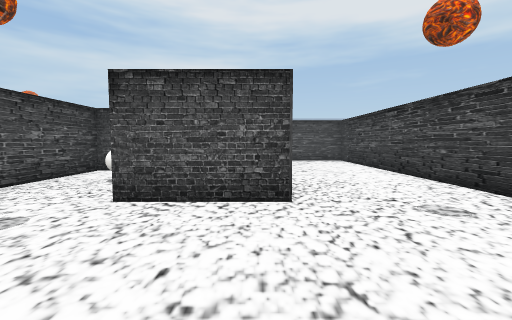
View 1 (above)

14 first-person views from a walk through a scene from a Unity 3-D project. The camera is 1.5 m above the floor, tilts 4° down and sees 90° across. The floor is counted in squares, 2 m on a side. Each view is taken from the middle of a square. On the plan, view 1 faces up. The plan holds only what a view shows up to about 9 squares ahead; the rest is blank. Some surface patterns are stand-ins.

View 2
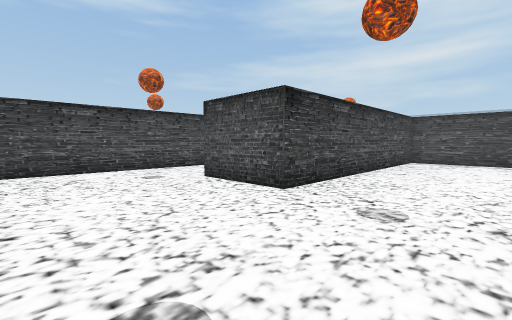

View 3
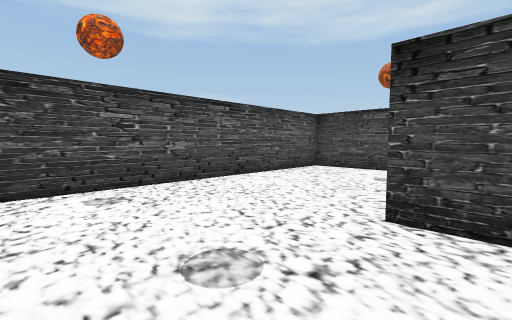

View 4
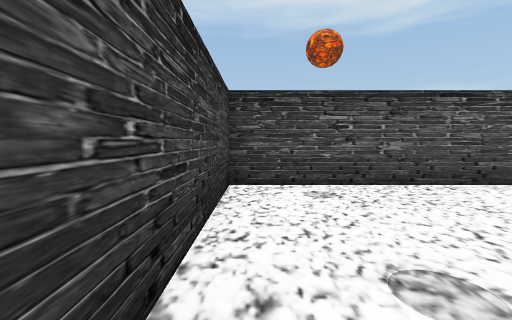

View 5
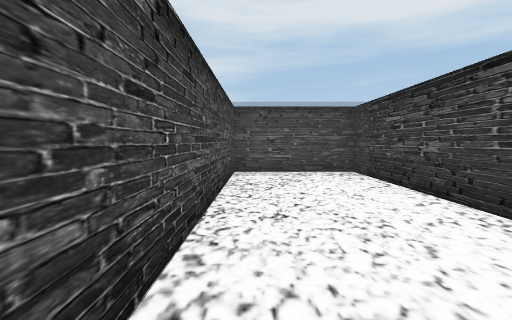

View 6
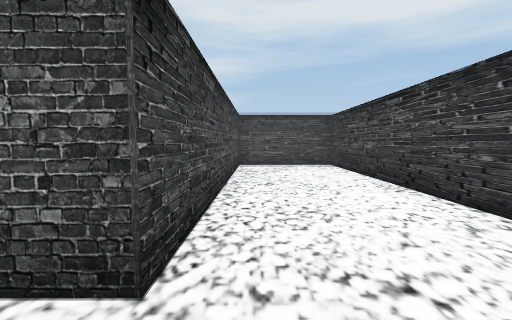

View 7
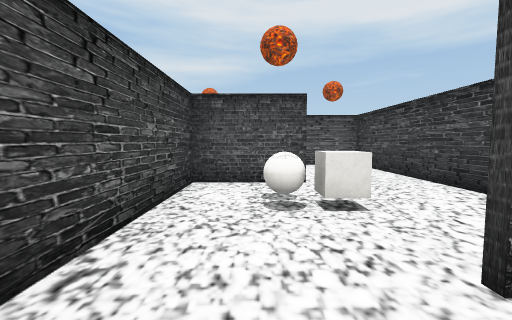

View 8
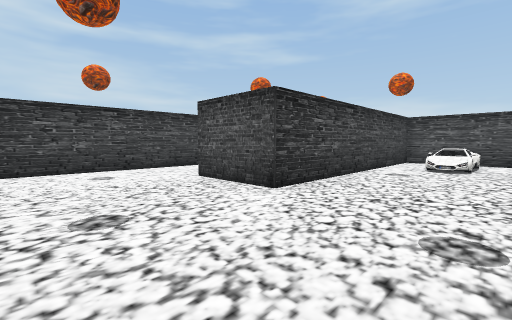

View 9
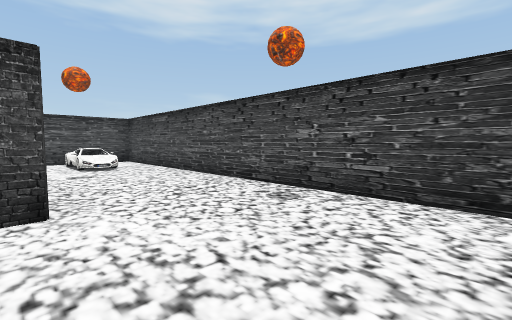

View 10
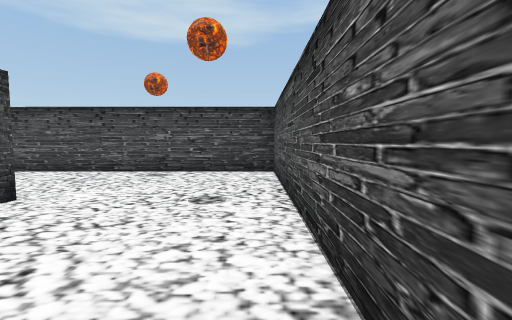

View 11
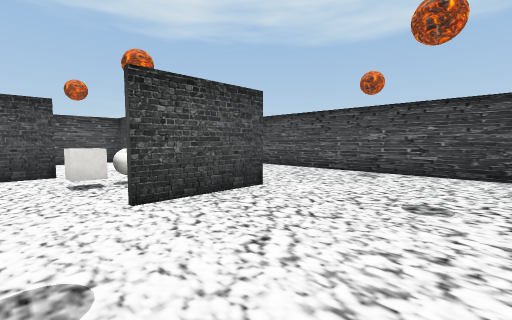

View 12
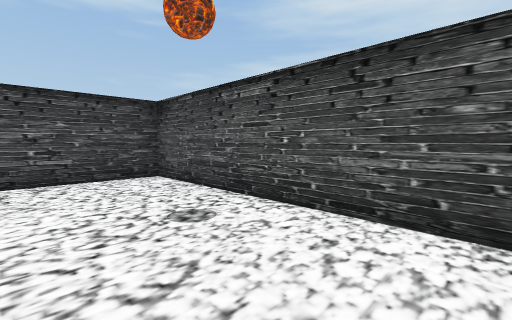

View 13
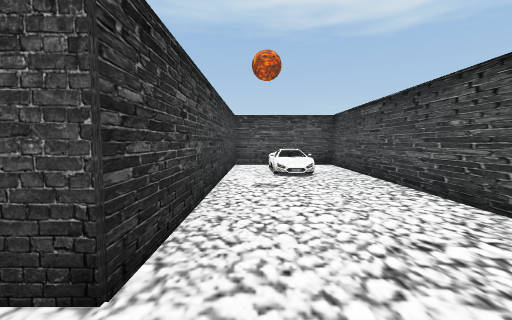

View 14
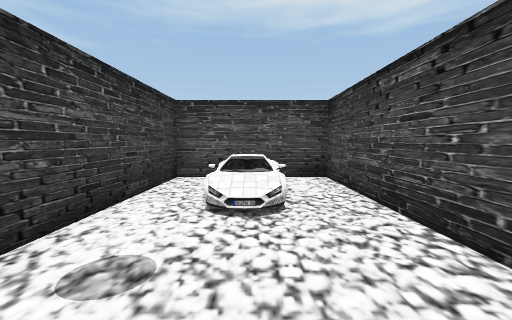

### Floor plan
Ten units are one square. View 1 is at (0, 0); x grows to the right and y downward. Boxes are objects, and circles mark ways between rooms. Rooms are numbered by the first view taken in them; rooms with no view inside come last. Other rooms are left out.
<svg viewBox="-80 -110 120 120">
<path fill="none" stroke="#000" d="M-42 -14 -42 5M5 -105 5 -32 -19 -32M-40 5 35 5 35 -105 0 -105M-20 -68 -42 -68 -42 -14M-19 -33 -9 -33M3 -52 3 -105M-43 5 -43 -69 -20 -69M0 -105 -75 -105 -75 5 -40 5"/>
<rect x="-65" y="-15" width="10" height="10" fill="#bbb"><title>car</title></rect>
<rect x="-35" y="-55" width="10" height="10" fill="#bbb"><title>ball</title></rect>
<rect x="-25" y="-55" width="10" height="10" fill="#bbb"><title>cube</title></rect>
<circle cx="-25" cy="-25" r="3" fill="#2a7"/>
<text x="10" y="-40">1</text>
<text x="-50" y="-60">2</text>
</svg>
Room 1 opens to room 2.

Where each view was taken, in squares from view 1:
view 1: 0 up, 0 right, facing up
view 2: 0 up, 3 right, facing up-left
view 3: 4 up, 3 right, facing down-left
view 4: 4 up, 3 right, facing down
view 5: 4 up, 1 right, facing up
view 6: 2 up, 1 right, facing up
view 7: 2 up, 3 left, facing up
view 8: 10 up, 7 left, facing down-right
view 9: 10 up, 4 left, facing down-left
view 10: 10 up, 1 left, facing left
view 11: 10 up, 1 left, facing down-left
view 12: 8 up, 2 left, facing up-left
view 13: 8 up, 5 left, facing down
view 14: 5 up, 6 left, facing down
